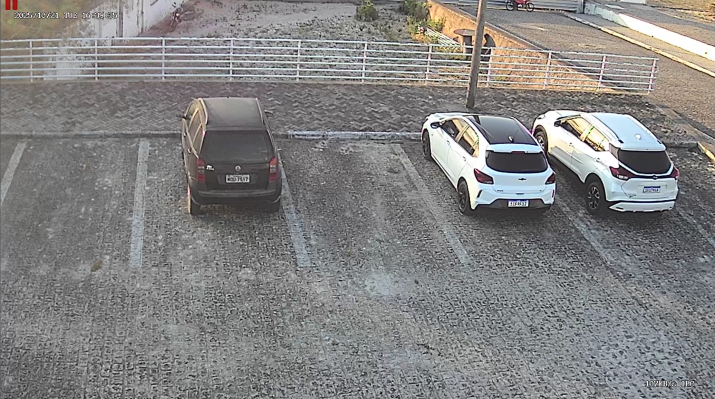
#> input picture TesteImagemNublado/teste-2.png, 1430 x 798 px (shown at 1/2 size)
$ python EstacionamentoImgMoto.py
#> lines starting #> are read from the running program, lines starting #| are printed output that depends on the picture; after the words box and inside, x2 and y2 are one past the last pixel; in counts of white or black regions, pixels touching at a corner belong together
import cv2
import pickle
import numpy as np

# IMG_PATH = 'imgMoto.jpg'
# POS_FILE = 'imgMoto.pkl'

IMG_PATH = 'teste-2.png'
POS_FILE = 'teste-2.pkl'

# Carrega as posições salvas (caso existam)
try:
    with open(POS_FILE, 'rb') as f:
#> (reads TesteImagemNublado/teste-2.pkl from the repository)
        data = pickle.load(f)
        posList = data["posicoes"]
        base_res = data["resolucao"]
except:
    posList = []
    base_res = None  # ainda não definido

pontosTemp = []
modoEspecial = False  # False = normal, True = especial

# Carrega a imagem original
img_base = cv2.imread(IMG_PATH)
#> img_base is the input picture: shape (798, 1430, 3); mean B, G, R 130.2, 130.7, 131.6
if img_base is None:
    print(f"Erro ao carregar imagem: {IMG_PATH}")
    exit()

# Usa a resolução real da imagem
window_height, window_width = img_base.shape[:2]
#> window_height = 798; window_width = 1430

def mouseClick(event, x, y, flags, param):
    global pontosTemp, modoEspecial
    if event == cv2.EVENT_LBUTTONDOWN:
        pontosTemp.append((x, y))
        if len(pontosTemp) == 4:
            tipo = 'especial' if modoEspecial else 'normal'
            posList.append({"pontos": pontosTemp.copy(), "tipo": tipo})
            pontosTemp = []
            salvar()
    elif event == cv2.EVENT_RBUTTONDOWN:
        for i, vaga in enumerate(posList):
            pts = np.array(vaga["pontos"], dtype=np.int32)
            if cv2.pointPolygonTest(pts, (x, y), False) >= 0:
                posList.pop(i)
                salvar()
                break


def salvar():
    data = {
        "resolucao": (window_width, window_height),  # resolução real
        "posicoes": posList
    }
    with open(POS_FILE, 'wb') as f:
        pickle.dump(data, f)


cv2.namedWindow("Marcação de Vagas - 4 Pontos", cv2.WINDOW_NORMAL)
cv2.resizeWindow("Marcação de Vagas - 4 Pontos", window_width, window_height)

while True:
    img = img_base.copy()

    for vaga in posList:
        pts = np.array(vaga["pontos"], np.int32).reshape((-1, 1, 2))
        cor = (255, 0, 255) if vaga["tipo"] == "normal" else (255, 255, 0)
        cv2.polylines(img, [pts], isClosed=True, color=cor, thickness=2)
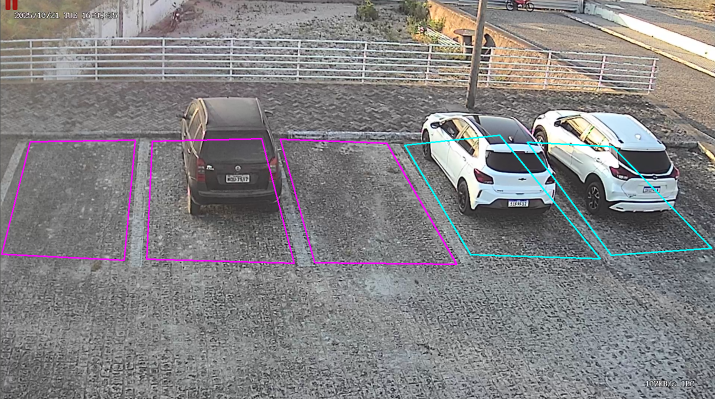
#> img: shape (798, 1430, 3) (shown at 1/2 size); 1.32% of pixels changed, all inside (x1, y1, x2, y2) = (2, 269, 1425, 530)

    for pt in pontosTemp:
        cv2.circle(img, pt, 5, (0, 255, 0), cv2.FILLED)

    cor_texto = (255, 0, 255) if not modoEspecial else (255, 255, 0)
    cv2.putText(img, f'Modo: {"Especial" if modoEspecial else "Normal"}',
                (50, 80), cv2.FONT_HERSHEY_SIMPLEX, 1, cor_texto, 2)
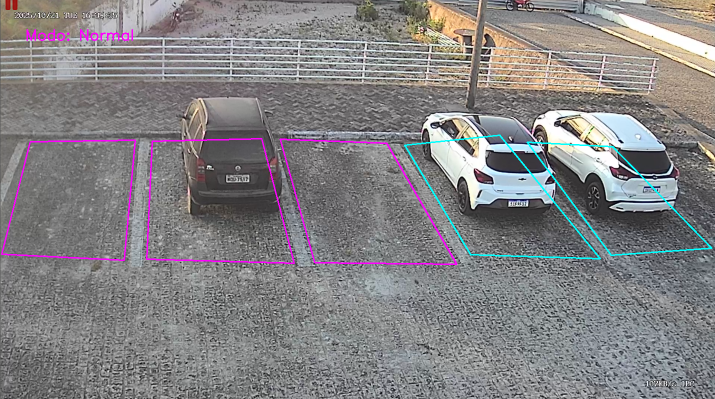
#> img: shape (798, 1430, 3) (shown at 1/2 size); 0.13% of pixels changed, all inside (x1, y1, x2, y2) = (53, 58, 266, 82)

    cv2.imshow("Marcação de Vagas - 4 Pontos", img)
    cv2.setMouseCallback("Marcação de Vagas - 4 Pontos", mouseClick)

    key = cv2.waitKey(1) & 0xFF
#> (key q is pressed here)
    if key == ord('q'):
        break
    elif key == ord('e'):
        modoEspecial = not modoEspecial

cv2.destroyAllWindows()
